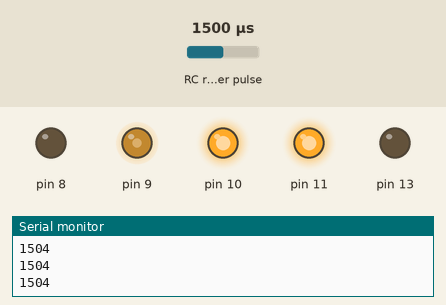
Recording of a sketch running on a simulated Arduino Uno, built with avr-gcc and run on an emulated ATmega328P. Shown: output pins drawn as LEDs (lit = HIGH), the last lines printed to the serial monitor. Wiring (inferred from the names in the program): RC receiver channel: data pin 2. Inputs (shaded band) come from the test bench; at power-on: RC receiver pulse 1500 µs.

Above: at 1.2 s.
1.3 s: RC receiver pulse (sensor on pin 2) set to 1020 µs
At 2.5 s:
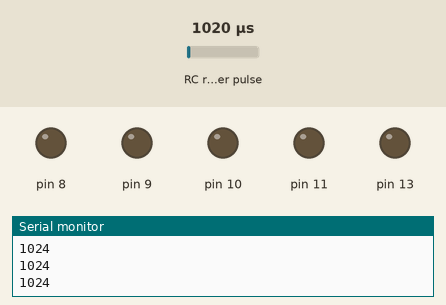
2.8 s: RC receiver pulse (sensor on pin 2) set to 1250 µs
At 3.9 s:
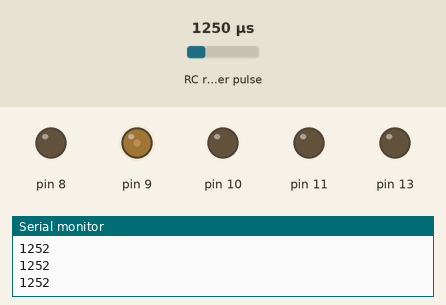
4.3 s: RC receiver pulse (sensor on pin 2) set to 1750 µs
At 5.1 s:
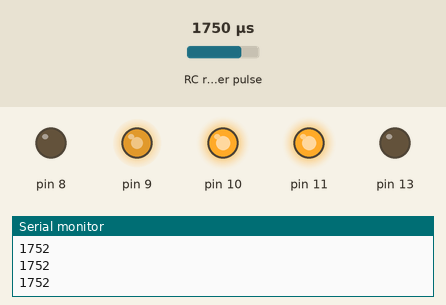
5.8 s: RC receiver pulse (sensor on pin 2) set to 1980 µs
At 6.2 s:
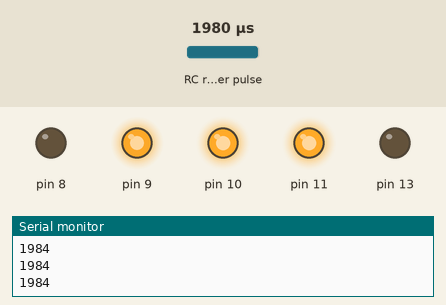
7.3 s: RC receiver pulse (sensor on pin 2) set to 1490 µs
At 8.5 s:
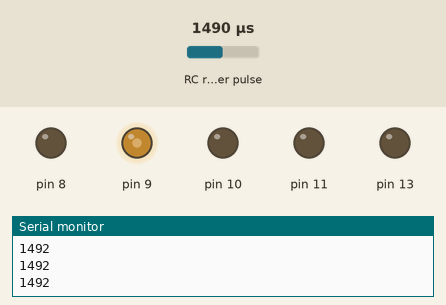
8.8 s: RC receiver pulse (sensor on pin 2) set to 1500 µs
At 9.7 s:
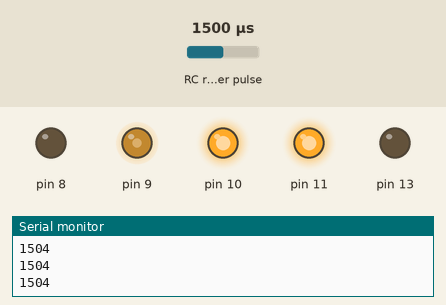
Timing chart, 0 to 11.3 s (numbered marks = the images above; inputs shaded):
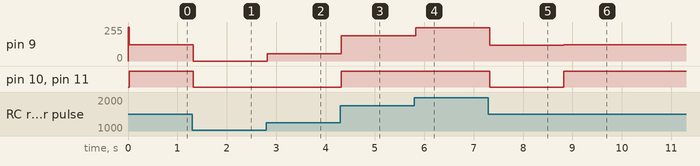

Measured:
- after the input at 1.3 s, pin 9: 121/255 → 0/255 at once; pin 10, pin 11: HIGH → LOW at once
- after the input at 2.8 s, pin 9: 0/255 → 54/255 at once
- after the input at 4.3 s, pin 9: 54/255 → 188/255 at once; pin 10, pin 11: LOW → HIGH at once
- after the input at 5.8 s, pin 9: 188/255 → 250/255 at once
- after the input at 7.3 s, pin 9: 250/255 → 118/255 at once; pin 10, pin 11: HIGH → LOW at once
- after the input at 8.8 s, pin 9: 118/255 → 121/255 at once; pin 10, pin 11: LOW → HIGH at once

The sketch:

RC_Switch_roopeshji_vc_sir_mod_with_3_lights.ino
```cpp
// First Example in a series of posts illustrating reading an RC Receiver with
// micro controller interrupts.
//
// Subsequent posts will provide enhancements required for real world operation
// in high speed applications with multiple inputs.
//
// http://rcarduino.blogspot.com/
//
// Posts in the series will be titled - How To Read an RC Receiver With A Microcontroller

// See also http://rcarduino.blogspot.co.uk/2012/04/how-to-read-multiple-rc-channels-draft.html

#define THROTTLE_SIGNAL_IN 0 // INTERRUPT 0 = DIGITAL PIN 2 - use the interrupt number in attachInterrupt
#define THROTTLE_SIGNAL_IN_PIN 2 // INTERRUPT 0 = DIGITAL PIN 2 - use the PIN number in digitalRead

#define NEUTRAL_THROTTLE 1500 // this is the duration in microseconds of neutral throttle on an electric RC Car

volatile int nThrottleIn = NEUTRAL_THROTTLE; // volatile, we set this in the Interrupt and read it in loop so it must be declared volatile
volatile unsigned long ulStartPeriod = 0; // set in the interrupt
volatile boolean bNewThrottleSignal = false; // set in the interrupt and read in the loop
volatile int mintrottle=1050;
// we could use nThrottleIn = 0 in loop instead of a separate variable, but using bNewThrottleSignal to indicate we have a new signal
// is clearer for this first example

void setup()
{
  // tell the Arduino we want the function calcInput to be called whenever INT0 (digital pin 2) changes from HIGH to LOW or LOW to HIGH
  // catching these changes will allow us to calculate how long the input pulse is
  attachInterrupt(THROTTLE_SIGNAL_IN,calcInput,CHANGE);
  pinMode(13,OUTPUT);
  pinMode(8,OUTPUT);
  pinMode(9,OUTPUT);
  pinMode(10,OUTPUT);
  pinMode(11,OUTPUT);
  digitalWrite(10,LOW);
  digitalWrite(11,LOW);
  digitalWrite(9,HIGH);
  Serial.begin(9600);
}

void loop()
{
 // if a new throttle signal has been measured, lets print the value to serial, if not our code could carry on with some other processing
 if(bNewThrottleSignal)
 {

   Serial.println(nThrottleIn);

   // set this back to false when we have finished
   // with nThrottleIn, while true, calcInput will not update
   // nThrottleIn

   //aaaaaaaaaaaaaaaaa line add aaaaaaaa
   if(nThrottleIn<mintrottle)
   nThrottleIn= mintrottle;
   else if (nThrottleIn>2000)
   nThrottleIn= 2000;

   analogWrite(9,map(nThrottleIn,mintrottle,2000,0,255));
   if(nThrottleIn>1500)
   {
    digitalWrite(10,HIGH);
    digitalWrite(11,HIGH);
   }
   else
   {
    digitalWrite(10,LOW);
    digitalWrite(11,LOW);
   }
   bNewThrottleSignal = false;

 }

 // other processing ...
}

void calcInput()
{
  // if the pin is high, its the start of an interrupt
  if(digitalRead(THROTTLE_SIGNAL_IN_PIN) == HIGH)
  {
    // get the time using micros - when our code gets really busy this will become inaccurate, but for the current application its
    // easy to understand and works very well
    ulStartPeriod = micros();
  }
  else
  {
    // if the pin is low, its the falling edge of the pulse so now we can calculate the pulse duration by subtracting the
    // start time ulStartPeriod from the current time returned by micros()
    if(ulStartPeriod && (bNewThrottleSignal == false))
    {
      nThrottleIn = (int)(micros() - ulStartPeriod);
      ulStartPeriod = 0;

      // tell loop we have a new signal on the throttle channel
      // we will not update nThrottleIn until loop sets
      // bNewThrottleSignal back to false
      bNewThrottleSignal = true;
    }
  }
}
```
